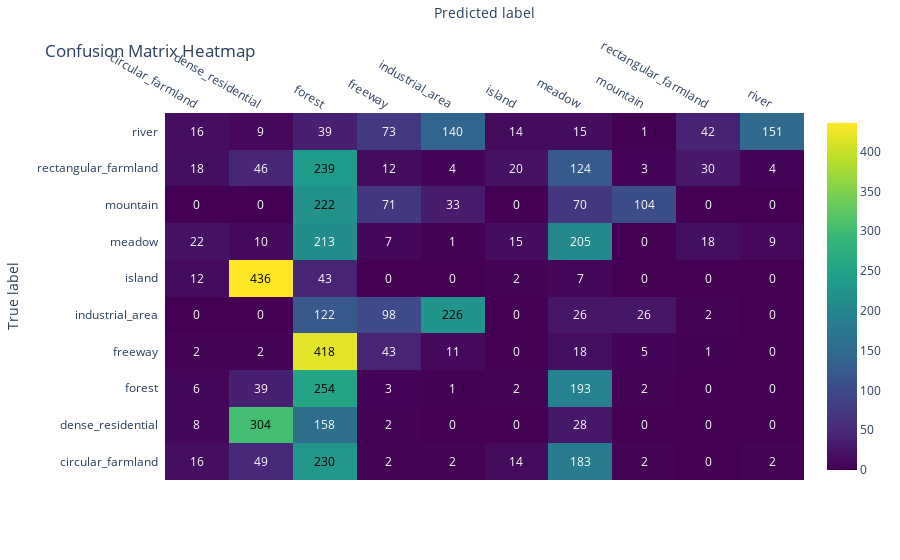

Notebook source saved alongside this figure:
### Code cell
## using this because my matplotlib is broken
## feel free to use the block from above if yours work. 

import plotly.figure_factory as ff

z = cm.tolist()  # Convert the confusion matrix to a nested list
z_text = [["{:.0f}".format(y) for y in x] for x in z]  # Format values as strings

fig = ff.create_annotated_heatmap(
    z=z,
    x=class_names,
    y=class_names,
    annotation_text=z_text,
    colorscale="Viridis",
    showscale=True
)

fig.update_layout(
    title="Confusion Matrix Heatmap",
    xaxis_title="Predicted label",
    yaxis_title="True label",
    font=dict(size=12)
)

fig.show()

### Figure 1 — Plotly figure (JSON) as saved in the notebook; plotly's stock layout.template omitted (floating-point values rounded to 4 significant figures)
{"data": [{"colorscale": [[0, "#440154"], [0.1111, "#482878"], [0.2222, "#3e4989"], [0.3333, "#31688e"], [0.4444, "#26828e"], [0.5556, "#1f9e89"], [0.6667, "#35b779"], [0.7778, "#6ece58"], [0.8889, "#b5de2b"], [1, "#fde725"]], "reversescale": false, "showscale": true, "type": "heatmap", "x": ["circular_farmland", "dense_residential", "forest", "freeway", "industrial_area", "island", "meadow", "mountain", "rectangular_farmland", "river"], "y": ["circular_farmland", "dense_residential", "forest", "freeway", "industrial_area", "island", "meadow", "mountain", "rectangular_farmland", "river"], "z": [[16, 49, 230, 2, 2, 14, 183, 2, 0, 2], [8, 304, 158, 2, 0, 0, 28, 0, 0, 0], [6, 39, 254, 3, 1, 2, 193, 2, 0, 0], [2, 2, 418, 43, 11, 0, 18, 5, 1, 0], [0, 0, 122, 98, 226, 0, 26, 26, 2, 0], [12, 436, 43, 0, 0, 2, 7, 0, 0, 0], [22, 10, 213, 7, 1, 15, 205, 0, 18, 9], [0, 0, 222, 71, 33, 0, 70, 104, 0, 0], [18, 46, 239, 12, 4, 20, 124, 3, 30, 4], [16, 9, 39, 73, 140, 14, 15, 1, 42, 151]]}], "layout": {"annotations": [{"font": {"color": "#FFFFFF"}, "showarrow": false, "text": "16", "x": "circular_farmland", "xref": "x", "y": "circular_farmland", "yref": "y"}, {"font": {"color": "#FFFFFF"}, "showarrow": false, "text": "49", "x": "dense_residential", "xref": "x", "y": "circular_farmland", "yref": "y"}, {"font": {"color": "#000000"}, "showarrow": false, "text": "230", "x": "forest", "xref": "x", "y": "circular_farmland", "yref": "y"}, {"font": {"color": "#FFFFFF"}, "showarrow": false, "text": "2", "x": "freeway", "xref": "x", "y": "circular_farmland", "yref": "y"}, {"font": {"color": "#FFFFFF"}, "showarrow": false, "text": "2", "x": "industrial_area", "xref": "x", "y": "circular_farmland", "yref": "y"}, {"font": {"color": "#FFFFFF"}, "showarrow": false, "text": "14", "x": "island", "xref": "x", "y": "circular_farmland", "yref": "y"}, {"font": {"color": "#FFFFFF"}, "showarrow": false, "text": "183", "x": "meadow", "xref": "x", "y": "circular_farmland", "yref": "y"}, {"font": {"color": "#FFFFFF"}, "showarrow": false, "text": "2", "x": "mountain", "xref": "x", "y": "circular_farmland", "yref": "y"}, {"font": {"color": "#FFFFFF"}, "showarrow": false, "text": "0", "x": "rectangular_farmland", "xref": "x", "y": "circular_farmland", "yref": "y"}, {"font": {"color": "#FFFFFF"}, "showarrow": false, "text": "2", "x": "river", "xref": "x", "y": "circular_farmland", "yref": "y"}, {"font": {"color": "#FFFFFF"}, "showarrow": false, "text": "8", "x": "circular_farmland", "xref": "x", "y": "dense_residential", "yref": "y"}, {"font": {"color": "#000000"}, "showarrow": false, "text": "304", "x": "dense_residential", "xref": "x", "y": "dense_residential", "yref": "y"}, {"font": {"color": "#FFFFFF"}, "showarrow": false, "text": "158", "x": "forest", "xref": "x", "y": "dense_residential", "yref": "y"}, {"font": {"color": "#FFFFFF"}, "showarrow": false, "text": "2", "x": "freeway", "xref": "x", "y": "dense_residential", "yref": "y"}, {"font": {"color": "#FFFFFF"}, "showarrow": false, "text": "0", "x": "industrial_area", "xref": "x", "y": "dense_residential", "yref": "y"}, {"font": {"color": "#FFFFFF"}, "showarrow": false, "text": "0", "x": "island", "xref": "x", "y": "dense_residential", "yref": "y"}, {"font": {"color": "#FFFFFF"}, "showarrow": false, "text": "28", "x": "meadow", "xref": "x", "y": "dense_residential", "yref": "y"}, {"font": {"color": "#FFFFFF"}, "showarrow": false, "text": "0", "x": "mountain", "xref": "x", "y": "dense_residential", "yref": "y"}, {"font": {"color": "#FFFFFF"}, "showarrow": false, "text": "0", "x": "rectangular_farmland", "xref": "x", "y": "dense_residential", "yref": "y"}, {"font": {"color": "#FFFFFF"}, "showarrow": false, "text": "0", "x": "river", "xref": "x", "y": "dense_residential", "yref": "y"}, {"font": {"color": "#FFFFFF"}, "showarrow": false, "text": "6", "x": "circular_farmland", "xref": "x", "y": "forest", "yref": "y"}, {"font": {"color": "#FFFFFF"}, "showarrow": false, "text": "39", "x": "dense_residential", "xref": "x", "y": "forest", "yref": "y"}, {"font": {"color": "#000000"}, "showarrow": false, "text": "254", "x": "forest", "xref": "x", "y": "forest", "yref": "y"}, {"font": {"color": "#FFFFFF"}, "showarrow": false, "text": "3", "x": "freeway", "xref": "x", "y": "forest", "yref": "y"}, {"font": {"color": "#FFFFFF"}, "showarrow": false, "text": "1", "x": "industrial_area", "xref": "x", "y": "forest", "yref": "y"}, {"font": {"color": "#FFFFFF"}, "showarrow": false, "text": "2", "x": "island", "xref": "x", "y": "forest", "yref": "y"}, {"font": {"color": "#FFFFFF"}, "showarrow": false, "text": "193", "x": "meadow", "xref": "x", "y": "forest", "yref": "y"}, {"font": {"color": "#FFFFFF"}, "showarrow": false, "text": "2", "x": "mountain", "xref": "x", "y": "forest", "yref": "y"}, {"font": {"color": "#FFFFFF"}, "showarrow": false, "text": "0", "x": "rectangular_farmland", "xref": "x", "y": "forest", "yref": "y"}, {"font": {"color": "#FFFFFF"}, "showarrow": false, "text": "0", "x": "river", "xref": "x", "y": "forest", "yref": "y"}, {"font": {"color": "#FFFFFF"}, "showarrow": false, "text": "2", "x": "circular_farmland", "xref": "x", "y": "freeway", "yref": "y"}, {"font": {"color": "#FFFFFF"}, "showarrow": false, "text": "2", "x": "dense_residential", "xref": "x", "y": "freeway", "yref": "y"}, {"font": {"color": "#000000"}, "showarrow": false, "text": "418", "x": "forest", "xref": "x", "y": "freeway", "yref": "y"}, {"font": {"color": "#FFFFFF"}, "showarrow": false, "text": "43", "x": "freeway", "xref": "x", "y": "freeway", "yref": "y"}, {"font": {"color": "#FFFFFF"}, "showarrow": false, "text": "11", "x": "industrial_area", "xref": "x", "y": "freeway", "yref": "y"}, {"font": {"color": "#FFFFFF"}, "showarrow": false, "text": "0", "x": "island", "xref": "x", "y": "freeway", "yref": "y"}, {"font": {"color": "#FFFFFF"}, "showarrow": false, "text": "18", "x": "meadow", "xref": "x", "y": "freeway", "yref": "y"}, {"font": {"color": "#FFFFFF"}, "showarrow": false, "text": "5", "x": "mountain", "xref": "x", "y": "freeway", "yref": "y"}, {"font": {"color": "#FFFFFF"}, "showarrow": false, "text": "1", "x": "rectangular_farmland", "xref": "x", "y": "freeway", "yref": "y"}, {"font": {"color": "#FFFFFF"}, "showarrow": false, "text": "0", "x": "river", "xref": "x", "y": "freeway", "yref": "y"}, {"font": {"color": "#FFFFFF"}, "showarrow": false, "text": "0", "x": "circular_farmland", "xref": "x", "y": "industrial_area", "yref": "y"}, {"font": {"color": "#FFFFFF"}, "showarrow": false, "text": "0", "x": "dense_residential", "xref": "x", "y": "industrial_area", "yref": "y"}, {"font": {"color": "#FFFFFF"}, "showarrow": false, "text": "122", "x": "forest", "xref": "x", "y": "industrial_area", "yref": "y"}, {"font": {"color": "#FFFFFF"}, "showarrow": false, "text": "98", "x": "freeway", "xref": "x", "y": "industrial_area", "yref": "y"}, {"font": {"color": "#000000"}, "showarrow": false, "text": "226", "x": "industrial_area", "xref": "x", "y": "industrial_area", "yref": "y"}, {"font": {"color": "#FFFFFF"}, "showarrow": false, "text": "0", "x": "island", "xref": "x", "y": "industrial_area", "yref": "y"}, {"font": {"color": "#FFFFFF"}, "showarrow": false, "text": "26", "x": "meadow", "xref": "x", "y": "industrial_area", "yref": "y"}, {"font": {"color": "#FFFFFF"}, "showarrow": false, "text": "26", "x": "mountain", "xref": "x", "y": "industrial_area", "yref": "y"}, {"font": {"color": "#FFFFFF"}, "showarrow": false, "text": "2", "x": "rectangular_farmland", "xref": "x", "y": "industrial_area", "yref": "y"}, {"font": {"color": "#FFFFFF"}, "showarrow": false, "text": "0", "x": "river", "xref": "x", "y": "industrial_area", "yref": "y"}, {"font": {"color": "#FFFFFF"}, "showarrow": false, "text": "12", "x": "circular_farmland", "xref": "x", "y": "island", "yref": "y"}, {"font": {"color": "#000000"}, "showarrow": false, "text": "436", "x": "dense_residential", "xref": "x", "y": "island", "yref": "y"}, {"font": {"color": "#FFFFFF"}, "showarrow": false, "text": "43", "x": "forest", "xref": "x", "y": "island", "yref": "y"}, {"font": {"color": "#FFFFFF"}, "showarrow": false, "text": "0", "x": "freeway", "xref": "x", "y": "island", "yref": "y"}, {"font": {"color": "#FFFFFF"}, "showarrow": false, "text": "0", "x": "industrial_area", "xref": "x", "y": "island", "yref": "y"}, {"font": {"color": "#FFFFFF"}, "showarrow": false, "text": "2", "x": "island", "xref": "x", "y": "island", "yref": "y"}, {"font": {"color": "#FFFFFF"}, "showarrow": false, "text": "7", "x": "meadow", "xref": "x", "y": "island", "yref": "y"}, {"font": {"color": "#FFFFFF"}, "showarrow": false, "text": "0", "x": "mountain", "xref": "x", "y": "island", "yref": "y"}, {"font": {"color": "#FFFFFF"}, "showarrow": false, "text": "0", "x": "rectangular_farmland", "xref": "x", "y": "island", "yref": "y"}, {"font": {"color": "#FFFFFF"}, "showarrow": false, "text": "0", "x": "river", "xref": "x", "y": "island", "yref": "y"}, {"font": {"color": "#FFFFFF"}, "showarrow": false, "text": "22", "x": "circular_farmland", "xref": "x", "y": "meadow", "yref": "y"}, {"font": {"color": "#FFFFFF"}, "showarrow": false, "text": "10", "x": "dense_residential", "xref": "x", "y": "meadow", "yref": "y"}, {"font": {"color": "#FFFFFF"}, "showarrow": false, "text": "213", "x": "forest", "xref": "x", "y": "meadow", "yref": "y"}, {"font": {"color": "#FFFFFF"}, "showarrow": false, "text": "7", "x": "freeway", "xref": "x", "y": "meadow", "yref": "y"}, {"font": {"color": "#FFFFFF"}, "showarrow": false, "text": "1", "x": "industrial_area", "xref": "x", "y": "meadow", "yref": "y"}, {"font": {"color": "#FFFFFF"}, "showarrow": false, "text": "15", "x": "island", "xref": "x", "y": "meadow", "yref": "y"}, {"font": {"color": "#FFFFFF"}, "showarrow": false, "text": "205", "x": "meadow", "xref": "x", "y": "meadow", "yref": "y"}, {"font": {"color": "#FFFFFF"}, "showarrow": false, "text": "0", "x": "mountain", "xref": "x", "y": "meadow", "yref": "y"}, {"font": {"color": "#FFFFFF"}, "showarrow": false, "text": "18", "x": "rectangular_farmland", "xref": "x", "y": "meadow", "yref": "y"}, {"font": {"color": "#FFFFFF"}, "showarrow": false, "text": "9", "x": "river", "xref": "x", "y": "meadow", "yref": "y"}, {"font": {"color": "#FFFFFF"}, "showarrow": false, "text": "0", "x": "circular_farmland", "xref": "x", "y": "mountain", "yref": "y"}, {"font": {"color": "#FFFFFF"}, "showarrow": false, "text": "0", "x": "dense_residential", "xref": "x", "y": "mountain", "yref": "y"}, {"font": {"color": "#000000"}, "showarrow": false, "text": "222", "x": "forest", "xref": "x", "y": "mountain", "yref": "y"}, {"font": {"color": "#FFFFFF"}, "showarrow": false, "text": "71", "x": "freeway", "xref": "x", "y": "mountain", "yref": "y"}, {"font": {"color": "#FFFFFF"}, "showarrow": false, "text": "33", "x": "industrial_area", "xref": "x", "y": "mountain", "yref": "y"}, {"font": {"color": "#FFFFFF"}, "showarrow": false, "text": "0", "x": "island", "xref": "x", "y": "mountain", "yref": "y"}, {"font": {"color": "#FFFFFF"}, "showarrow": false, "text": "70", "x": "meadow", "xref": "x", "y": "mountain", "yref": "y"}, {"font": {"color": "#FFFFFF"}, "showarrow": false, "text": "104", "x": "mountain", "xref": "x", "y": "mountain", "yref": "y"}, {"font": {"color": "#FFFFFF"}, "showarrow": false, "text": "0", "x": "rectangular_farmland", "xref": "x", "y": "mountain", "yref": "y"}, {"font": {"color": "#FFFFFF"}, "showarrow": false, "text": "0", "x": "river", "xref": "x", "y": "mountain", "yref": "y"}, {"font": {"color": "#FFFFFF"}, "showarrow": false, "text": "18", "x": "circular_farmland", "xref": "x", "y": "rectangular_farmland", "yref": "y"}, {"font": {"color": "#FFFFFF"}, "showarrow": false, "text": "46", "x": "dense_residential", "xref": "x", "y": "rectangular_farmland", "yref": "y"}, {"font": {"color": "#000000"}, "showarrow": false, "text": "239", "x": "forest", "xref": "x", "y": "rectangular_farmland", "yref": "y"}, {"font": {"color": "#FFFFFF"}, "showarrow": false, "text": "12", "x": "freeway", "xref": "x", "y": "rectangular_farmland", "yref": "y"}, {"font": {"color": "#FFFFFF"}, "showarrow": false, "text": "4", "x": "industrial_area", "xref": "x", "y": "rectangular_farmland", "yref": "y"}, {"font": {"color": "#FFFFFF"}, "showarrow": false, "text": "20", "x": "island", "xref": "x", "y": "rectangular_farmland", "yref": "y"}, {"font": {"color": "#FFFFFF"}, "showarrow": false, "text": "124", "x": "meadow", "xref": "x", "y": "rectangular_farmland", "yref": "y"}, {"font": {"color": "#FFFFFF"}, "showarrow": false, "text": "3", "x": "mountain", "xref": "x", "y": "rectangular_farmland", "yref": "y"}, {"font": {"color": "#FFFFFF"}, "showarrow": false, "text": "30", "x": "rectangular_farmland", "xref": "x", "y": "rectangular_farmland", "yref": "y"}, {"font": {"color": "#FFFFFF"}, "showarrow": false, "text": "4", "x": "river", "xref": "x", "y": "rectangular_farmland", "yref": "y"}, {"font": {"color": "#FFFFFF"}, "showarrow": false, "text": "16", "x": "circular_farmland", "xref": "x", "y": "river", "yref": "y"}, {"font": {"color": "#FFFFFF"}, "showarrow": false, "text": "9", "x": "dense_residential", "xref": "x", "y": "river", "yref": "y"}, {"font": {"color": "#FFFFFF"}, "showarrow": false, "text": "39", "x": "forest", "xref": "x", "y": "river", "yref": "y"}, {"font": {"color": "#FFFFFF"}, "showarrow": false, "text": "73", "x": "freeway", "xref": "x", "y": "river", "yref": "y"}, {"font": {"color": "#FFFFFF"}, "showarrow": false, "text": "140", "x": "industrial_area", "xref": "x", "y": "river", "yref": "y"}, {"font": {"color": "#FFFFFF"}, "showarrow": false, "text": "14", "x": "island", "xref": "x", "y": "river", "yref": "y"}, {"font": {"color": "#FFFFFF"}, "showarrow": false, "text": "15", "x": "meadow", "xref": "x", "y": "river", "yref": "y"}, {"font": {"color": "#FFFFFF"}, "showarrow": false, "text": "1", "x": "mountain", "xref": "x", "y": "river", "yref": "y"}, {"font": {"color": "#FFFFFF"}, "showarrow": false, "text": "42", "x": "rectangular_farmland", "xref": "x", "y": "river", "yref": "y"}, {"font": {"color": "#FFFFFF"}, "showarrow": false, "text": "151", "x": "river", "xref": "x", "y": "river", "yref": "y"}], "font": {"size": 12}, "title": {"text": "Confusion Matrix Heatmap"}, "xaxis": {"dtick": 1, "gridcolor": "rgb(0, 0, 0)", "side": "top", "ticks": "", "title": {"text": "Predicted label"}}, "yaxis": {"dtick": 1, "ticks": "", "ticksuffix": "  ", "title": {"text": "True label"}}}}
